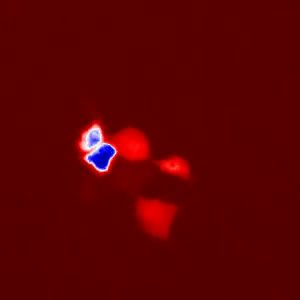
#> input picture frame 12 of videos/video3_normed.mp4, 300 x 300 px
$ python SparseOpt_ForCZbiohub_problem.py
#> lines starting #> are read from the running program, lines starting #| are printed output that depends on the picture; after the words box and inside, x2 and y2 are one past the last pixel; in counts of white or black regions, pixels touching at a corner belong together
''' An optical-flow based tracker, designed for problem #2 of CZBiohub Interview Questions
    Developed by Mojtaba Fazli : mfazli@meei.harvard.edu'''

import numpy as np
import cv2
import pandas as pd
import math
from matplotlib import pyplot as plt
from mpl_toolkits.mplot3d import Axes3D
from matplotlib import animation
import time
import os

def save(fname, outname):
    os.system("ffmpeg -r 20 -i "+ str(fname)+ "%d.jpg -vcodec mpeg4 -y " +str(outname))

# [16 lines left out: function transpose_jagged_list, not called in this run]

def distance( a , b ):
    return  math.sqrt((a[0] - b[0]) ** 2 + (a[1] - b[1]) ** 2)

# [10 lines left out: function Trajectory_2d_plot, not called in this run]

def intensity_kernel(frame_gray, x, y, Image_height, Image_width ):
    frvalue = 0
    cont = 0
    neighbors = 18

    if x > Image_height - neighbors :
        x = Image_height - (neighbors + 8)

    if x < neighbors :
        x = x + (neighbors + 8)

    if y > Image_width - neighbors :
        y = Image_width - (neighbors + 8)

    if y < neighbors :
        y = y + (neighbors + 8)

#    if ((x > neighbors) and ( x < Image_width - neighbors) and (y > neighbors) and (y < Image_height - neighbors)):
#    if(x > neighbors and x < Image_width - neighbors):
    for i in range(int(x - neighbors), int(x + neighbors)):
        for j in range(int(y - neighbors), int(y + neighbors)):
            if ((i < Image_width) and (j<Image_height)):
                vs = frame_gray.item(j , i)
            else :
                vs = 0
            frvalue = frvalue + vs
            if vs >= 5 :
                cont += 1

    if cont == 0 :
        avgIntensity = 0
    else:
        avgIntensity = frvalue / cont
#        print (str(frvalue) + ', cont = '+str(cont) + '  avg = ',avgIntensity)
    return avgIntensity

def Tracker( video_file, out_video_file, frame_threshold):

    cap = cv2.VideoCapture(video_file)
    # params for ShiTomasi corner detection
    feature_params = dict( maxCorners = 250,
                           qualityLevel = 0.01,
                           minDistance = 11,
                           blockSize = 7 )
    # Parameters for lucas kanade optical flow
    lk_params = dict( winSize  = (12,12),
                      maxLevel = 5,
                      criteria = (cv2.TERM_CRITERIA_EPS | cv2.TERM_CRITERIA_COUNT, 3, 0.0003))
    # Create some random colors
    color = np.random.randint(0,255,(250,3))
    # Take first frame and find corners in it
    ret, old_frame = cap.read()
    old_gray = cv2.cvtColor(old_frame, cv2.COLOR_BGR2GRAY)
    p0 = cv2.goodFeaturesToTrack(old_gray, mask = None, **feature_params)
    # Create a mask image for drawing purposes
    mask = np.zeros_like(old_frame)
    fnum = 0

    old_points = [[]]
    new_points = [[]]
    old_2x = [[]]
    old_2y = [[]]
    X = int(cap.get(3))
    Y = int(cap.get(4))
    font = cv2.FONT_HERSHEY_SIMPLEX

    fourcc = cv2.VideoWriter_fourcc(*'MJPG')
    out = cv2.VideoWriter(out_video_file, fourcc, 25.0, (X, Y))

    while(True):

        if (fnum <= frame_threshold):

            ret,frame = cap.read()
            frame_gray = cv2.cvtColor(frame, cv2.COLOR_BGR2GRAY)
            # calculate optical flow
            p1, st, err = cv2.calcOpticalFlowPyrLK(old_gray, frame_gray, p0, None, **lk_params)
            # Select good points
            good_new = p1[st==1]
            good_old = p0[st==1]
            # draw the tracks
            for i,(new,old) in enumerate(zip(good_new,good_old)):
                a,b = new.ravel()
                c,d = old.ravel()

                old_points[fnum].append((a, b))
                new_points[fnum].append((c, d))

                mask = cv2.line(mask, (a,b),(c,d), color[i].tolist(), 2)
                frame = cv2.circle(frame,(a,b),5,color[i].tolist(),-1)
                cv2.putText(frame, str(i), (int(a),int(b)), font, 0.7, color[i].tolist())


            old_points.append([])
            new_points.append([])

            img1 = cv2.add(frame,mask)
            cv2.putText( img1, 'Frame # '+ str(fnum), (10, 40), font, 0.5, (0, 255, 50), 1)

            cv2.imshow('frame', img1)
            k = cv2.waitKey(30) & 0xff
            fnum += 1
        else :
            break
        if k == 27:
            break
        # Now update the previous frame and previous points
        old_gray = frame_gray.copy()
        p0 = good_new.reshape(-1,1,2)
        out.write(img1)

    out.release()
    cv2.destroyAllWindows()
    cap.release()

    return(old_points)

def post_processing(old_points, video_file, out_video_file, frame_threshold, single_flag, desired_muliple, point_num, desired_traj_points) :

    rational_thresh = 10
    #to_skip = []

    objects = [ [x] for x in old_points[0]]

    #print( objects )
    # fix larger array
    for i in range (1,len(old_points) ):
        print(i)
        used_objects = []
        for j in range (len(old_points[i])):
            dists = []

            for k in range( len(objects) ):
                if k in used_objects:
                    dists.append( 100000000000 )
                else :
                    #print( objects[k][-1] , old_points[i][j]  , j , i , k  )
                    d =  distance( objects[k][-1] , old_points[i][j] )
                    dists.append(d)

            closest =np.argmin( np.array(dists) )
            used_objects.append( closest )
            objects[ closest ].append( old_points[i][j] )

        for m in range (len(objects)):
            # print( len(objects[m]), m, i)
            # print( objects[m] )
            if (len (objects[m]) < i) :
                objects[m].append(objects[m][-1])

    olds = np.array(objects)
    #print (olds[1])
    #print (np.shape(olds))


    o_x = []
    o_y = []
    # o_x = [  [x[0]] for x in item for item in objects ]
    # o_y = [  [x[1]] for x in item for item in objects ]

    for i in range(len (objects)):
        temp_x = []
        temp_y = []
        for j in range( len(objects[i])):
            temp_x.append( objects[i][j][0] )
            temp_y.append( objects[i][j][1] )
        o_x.append(temp_x)
        o_y.append(temp_y)

    x = np.array(o_x)
    y = np.array(o_y)

    number_of_points = np.shape(x)[0]
    #++++++++{ Improved tracking visualization }+++++++++++
    fnum = 0
    avg_frame_intensity = []

    cap = cv2.VideoCapture(video_file)
    X = int(cap.get(3))
    Y = int(cap.get(4))
    objects_dimensions = np.shape(x)[0]
    color = np.random.randint(0,255,(250,3))
    font = cv2.FONT_HERSHEY_SIMPLEX

    fourcc = cv2.VideoWriter_fourcc(*'MJPG')
    out = cv2.VideoWriter(out_video_file, fourcc, 25.0, (X, Y))
    ret, old_frame = cap.read()
    old_gray = cv2.cvtColor(old_frame, cv2.COLOR_BGR2GRAY)
    mask = np.zeros_like(old_frame)
    width, height = old_gray.shape
    objects_intensities = np.zeros(shape = (objects_dimensions, frame_threshold + 1))
    #print(np.shape(objects_intensities))

    if single_flag :
            tracking_list = [point_num]
            status = 0

    elif desired_muliple :
        tracking_list = desired_traj_points
        status = 1

    else :
        tracking_list = np.zeros(number_of_points)
        status = 2
        for points in range(number_of_points):
            tracking_list[points] = points

    while(1):

        if (fnum <= frame_threshold):

            ret,frame2 = cap.read()
            frame_gray = cv2.cvtColor(frame2, cv2.COLOR_BGR2GRAY)

            if (fnum == 0):
                for i in range(0, np.shape(x)[0]):
                    objects_intensities[i, 0] = intensity_kernel(frame_gray, int(x[i, 0] + 1), int(y[i, 0] + 1), width, height)

            if (fnum > 0 ):
                for i in range(0, np.shape(x)[0]):

                    if i in tracking_list :

                        objects_intensities[i, fnum] = intensity_kernel(frame_gray, int(x[i, fnum] + 1), int(y[i, fnum] + 1), width, height)

                        mask = cv2.line(mask, (x[i, fnum - 1], y[i, fnum - 1]), (x[i, fnum], y[i, fnum]), color[i].tolist(), 2)
                        frame2 = cv2.circle(frame2,(x[i, fnum - 1] ,y[i, fnum - 1]), 5, color[i].tolist(),-1)
                        cv2.putText(frame2, str(i), (int(x[i, fnum]),int(y[i, fnum])), font, 0.7, color[i].tolist())

            img2 = cv2.add(frame2,mask)
            cv2.putText( img2, 'Frame # '+ str(fnum), (10, 40), font, 0.5, (0, 255, 50), 1)

            cv2.imshow('frame2',img2)
            k = cv2.waitKey(30) & 0xff
            fnum += 1
        else :
            break
        if k == 27:
            break
        # Now update the previous frame and previous points
        old_gray = frame_gray.copy()
        avg_int_fr = average_Intensity(X, Y, frame_gray, 2)
        avg_frame_intensity.append(avg_int_fr)

        out.write(img2)

    olds = np.array(old_points)
    df_olds1 = pd.DataFrame(olds)
    df_olds1.to_csv("old_points.csv")

    df_olds = pd.DataFrame(x)
    df_olds.to_csv("x.csv")

    df_intensity = pd.DataFrame(objects_intensities)
    df_intensity.to_csv("Intensity.csv")

    df_news = pd.DataFrame(y)
    df_news.to_csv("y.csv")

    out.release()
    cv2.destroyAllWindows()
    cap.release()

    return (x, y, objects_intensities, avg_frame_intensity, status, tracking_list)

# [974 lines left out: functions average_Intensity, average_frame_inetnsity_plot, customDataframe, instantVelocity, avgSlidingVelocity, computePointsAngels and 7 more, not called in this run]


def main():

    global number_of_points
    path = '/Users/mojtaba/Desktop/N/videos/'
    file = 'video3_normed.mp4'
    video_file = path + file
    out_video_file1 = 'normed_3channel.avi'
    out_video_file2 = 'Enhanced_normed_3channel.avi'
    frames_to_be_tracked = 118
    single_flag = False
    desired_muliple = False
    point_num = 0
    desired_traj_points = [0, 1, 2]#, 10, 7, 6, 8, 1, 2]
    desired_point = 118
    sliding_size = 10
    z = []
    for i in range (frames_to_be_tracked + 1):
        z.append(i)

    #===========================================================================================

    fetaure_set = Tracker( video_file, out_video_file1, frames_to_be_tracked)
#> in Tracker, old_frame is the input picture: shape (300, 300, 3); mean B, G, R 2.5, 1.5, 93.2
#> in Tracker, `old_gray = cv2.cvtColor(old_frame, cv2.COLOR_BGR2GRAY)`:
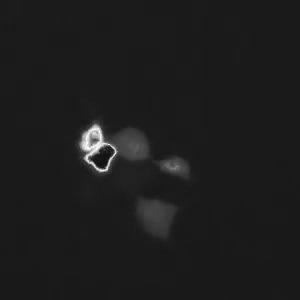
#> old_gray: shape (300, 300); min 18, max 254, mean 28.9
#> in Tracker, `p0 = cv2.goodFeaturesToTrack(old_gray, mask = None, **feature_params)`: p0 = [[88, 158], [105, 169], [114, 151], [102, 142], [91, 143], [97, 127], [84, 134], [177, 167], [164, 165]]
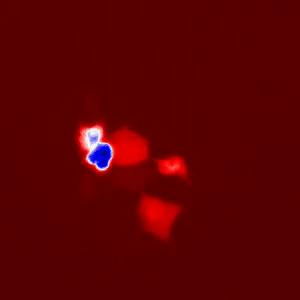
#> input picture frame 13 of videos/video3_normed.mp4, 300 x 300 px
#> in Tracker, frame is the input picture: shape (300, 300, 3); mean B, G, R 2.4, 1.4, 92.6
#> in Tracker, `p1, st, err = cv2.calcOpticalFlowPyrLK(old_gray, frame_gray, p0, None,..`: p1 = [[88.21, 157.3], [105.2, 167.8], [111.7, 152.2], [99.96, 141], [91.92, 140.5], [97.88, 128], [83.61, 131.6], [176.4, 166.5], [162.5, 164.9]]; st = [1, 1, 1, 1, 1, 1, 1, 1, 1]; err = [28.25, 9.57, 20.95, 18.76, 25.54, 16.17, 19.28, 7.27, 5.44]
#> in Tracker, `good_new = p1[st==1]`: good_new has the same summary as p1
#> in Tracker, `good_old = p0[st==1]`: good_old has the same summary as p0
#> the loop in Tracker, `for i,(new,old) in enumerate(zip(good_new,good_old)):` made 9 passes
#> (a, b, c, d) on passes 1 to 9: (88.21, 157.3, 88, 158), (105.2, 167.8, 105, 169), (111.7, 152.2, 114, 151), (99.96, 141, 102, 142), (91.92, 140.5, 91, 143), (97.88, 128, 97, 127), (83.61, 131.6, 84, 134), (176.4, 166.5, 177, 167), (162.5, 164.9, 164, 165)
#> pass 2, in Tracker, `frame = cv2.circle(frame,(a,b),5,color[i].tolist(),-1)`:
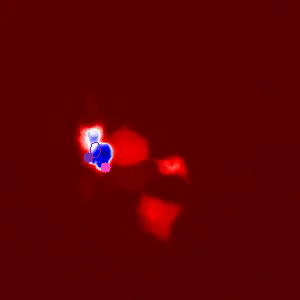
#> frame: shape (300, 300, 3); mean B, G, R 2.4, 1.3, 92.7
#> after the loop in Tracker, `for i,(new,old) in enumerate(zip(good_new,good_old)):`:
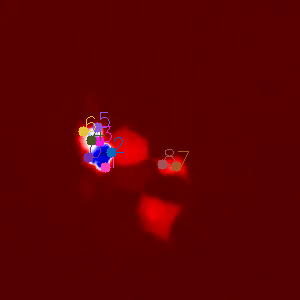
#> frame: shape (300, 300, 3); 0.86% of pixels changed, all inside (x1, y1, x2, y2) = (78, 112, 189, 172)
#> after the loop in Tracker, `for i,(new,old) in enumerate(zip(good_new,good_old)):`:
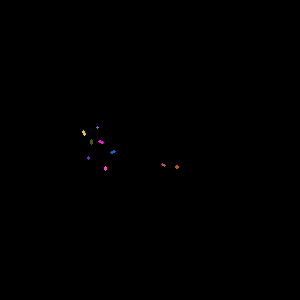
#> mask: shape (300, 300, 3); mean of channels 0, 1, 2 0.1, 0.1, 0.2; drawn as B, G, R
#> in Tracker, `cv2.putText( img1, 'Frame # '+ str(fnum), (10, 40), font, 0.5, (0, 255..`:
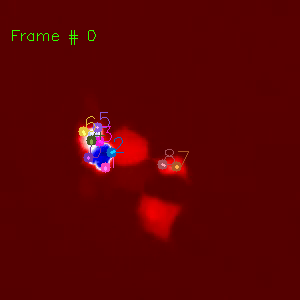
#> img1: shape (300, 300, 3); mean B, G, R 2.7, 2.2, 92.3
#> (key Esc is pressed here)
    x, y, intensity, avg_frame_intensity, status, tracking_list = post_processing(fetaure_set, video_file, out_video_file2, frames_to_be_tracked, single_flag, desired_muliple, point_num, desired_traj_points)
#> in post_processing, `X = int(cap.get(3))`: X = 300
#> in post_processing, `font = cv2.FONT_HERSHEY_SIMPLEX`: font = 0
#> in post_processing, `fourcc = cv2.VideoWriter_fourcc(*'MJPG')`: fourcc = 1196444237
#> in post_processing, `cv2.putText( img2, 'Frame # '+ str(fnum), (10, 40), font, 0.5, (0, 255..`:
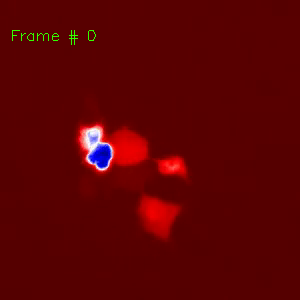
#> img2: shape (300, 300, 3); 0.2% of pixels changed, all inside (x1, y1, x2, y2) = (12, 30, 96, 45)
#> (key Esc is pressed here)
    number_of_points = np.shape(x)[0]


    Xdesire, Ydesire = customDataframe(frames_to_be_tracked, desired_traj_points, x, y)
    # print(avg_frame_intensity)
    # print(z)

    Trajectory_2d_plot(x, y, True)
    average_frame_inetnsity_plot(avg_frame_intensity, z, frames_to_be_tracked + 1, sliding_size)
    instvalues, normalizedinstval = instantVelocity(frames_to_be_tracked, 0, point_num, x, y, Xdesire, Ydesire, z, intensity, desired_traj_points)
    Trajectory_2d_TimeVarying( frames_to_be_tracked, single_flag, point_num , 1, x, y)
    avgvelo = avgSlidingVelocity(instvalues, 0, frames_to_be_tracked, single_flag, point_num, x, y, z, intensity, desired_traj_points, sliding_size)
    apoints = computePointsAngels(normalizedinstval, frames_to_be_tracked, True, point_num, x, y, z, intensity)
    instangvelo = computeInstantAngularVelo(normalizedinstval, apoints, frames_to_be_tracked, True, point_num, x, y, z, intensity)
 #   computeSlidingAngularVelo(avgvelo, instangvelo,frames_to_be_tracked, True, point_num, x, y, z, intensity)
#    rotational_3D_axis(frames_to_be_tracked, True, point_num, 1, x, y, z, intensity)
    calcAnglesHistogram(frames_to_be_tracked, status , point_num, desired_point, x, y, Xdesire, Ydesire)
    teth, slow, general1, general2, gen1, gen2 = anglesHistogram(frames_to_be_tracked, status, point_num, desired_point, x, y, Xdesire, Ydesire, tracking_list)
    gen1mag, gen2mag, general1mag, general2mag = objectsMagnitudes(frames_to_be_tracked, status, point_num, desired_point, x, y, Xdesire, Ydesire, tracking_list)
    RadialHistogram(frames_to_be_tracked, status, point_num, desired_point, gen1, gen2, general1, general2, gen1mag, gen2mag, general1mag, general2mag, Xdesire, Ydesire, tracking_list)
    RadialHistogram(frames_to_be_tracked, 0, point_num, desired_point, gen1, gen2, general1, general2, gen1mag, gen2mag, general1mag, general2mag, Xdesire, Ydesire, tracking_list)

if __name__ == "__main__":
#> (the run stopped early here; a loop or call above may not have finished)

$ run again, starting later in the video
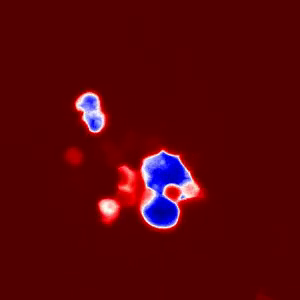
#> input picture frame 54 of videos/video3_normed.mp4, 300 x 300 px
#> in Tracker, old_frame is the input picture: shape (300, 300, 3); mean B, G, R 9.9, 5.1, 88.7
#> p0 = 22 rows, first 8: [177, 201], [80, 113], [162, 153], [188, 179], [150, 184], [163, 195], [177, 157], [91, 129]
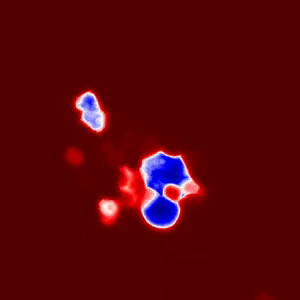
#> input picture frame 55 of videos/video3_normed.mp4, 300 x 300 px
#> in Tracker, frame is the input picture: shape (300, 300, 3); mean B, G, R 9.5, 4.9, 88.2
#> p1 = 22 rows, first 8: [177.4, 200.5], [79.06, 112], [159.7, 153.6], [186.6, 178.1], [149.8, 184], [163.1, 195.2], [179.7, 158], [90.7, 126]; st = 22 values from 1 to 1; err = 22 values, max 45.46 at index 7, min 4.36 at index 21, mean 13.65
#> good_new has the same summary as p1
#> good_old has the same summary as p0
#> the loop in Tracker, `for i,(new,old) in enumerate(zip(good_new,good_old)):` made 22 passes
#> (a, b, c, d) on passes 1 to 8: (177.4, 200.5, 177, 201), (79.06, 112, 80, 113), (159.7, 153.6, 162, 153), (186.6, 178.1, 188, 179), (149.8, 184, 150, 184), (163.1, 195.2, 163, 195), (179.7, 158, 177, 157), (90.7, 126, 91, 129)
#> X = 300
#> font = 0
#> fourcc = 1196444237
#> in post_processing, `cv2.putText( img2, 'Frame # '+ str(fnum), (10, 40), font, 0.5, (0, 255..`:
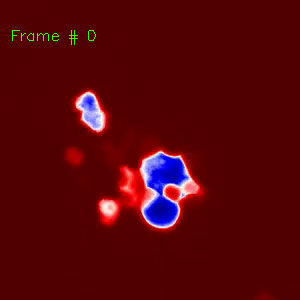
#> img2: shape (300, 300, 3); 0.2% of pixels changed, all inside (x1, y1, x2, y2) = (12, 30, 96, 45)

$ run again, starting later in the video
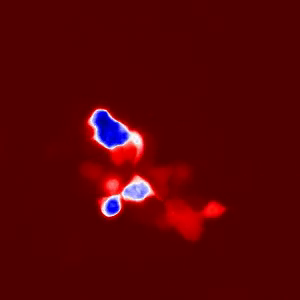
#> input picture frame 96 of videos/video3_normed.mp4, 300 x 300 px
#> in Tracker, old_frame is the input picture: shape (300, 300, 3); mean B, G, R 5.7, 3.2, 88.1
#> p0 = 17 rows, first 8: [118, 197], [150, 192], [105, 112], [108, 213], [130, 134], [94, 137], [109, 147], [136, 177]
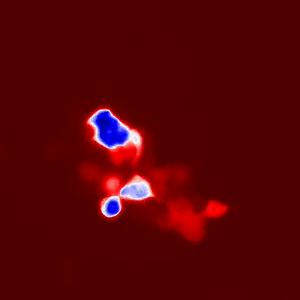
#> input picture frame 97 of videos/video3_normed.mp4, 300 x 300 px
#> in Tracker, frame is the input picture: shape (300, 300, 3); mean B, G, R 5.8, 3.3, 88
#> p1 = 17 rows, first 8: [117.7, 197.5], [149.5, 193.5], [107.5, 112], [108, 213.6], [130, 132.6], [94.35, 137.5], [109.2, 146.8], [135.8, 176.9]; st = 17 values from 1 to 1; err = 17 values, max 18.4 at index 0, min 2.5 at index 15, mean 9.46
#> good_new has the same summary as p1
#> good_old has the same summary as p0
#> the loop in Tracker, `for i,(new,old) in enumerate(zip(good_new,good_old)):` made 17 passes
#> (a, b, c, d) on passes 1 to 8: (117.7, 197.5, 118, 197), (149.5, 193.5, 150, 192), (107.5, 112, 105, 112), (108, 213.6, 108, 213), (130, 132.6, 130, 134), (94.35, 137.5, 94, 137), (109.2, 146.8, 109, 147), (135.8, 176.9, 136, 177)
#> X = 300
#> font = 0
#> fourcc = 1196444237
#> in post_processing, `cv2.putText( img2, 'Frame # '+ str(fnum), (10, 40), font, 0.5, (0, 255..`:
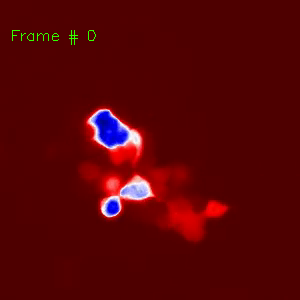
#> img2: shape (300, 300, 3); 0.2% of pixels changed, all inside (x1, y1, x2, y2) = (12, 30, 96, 45)
